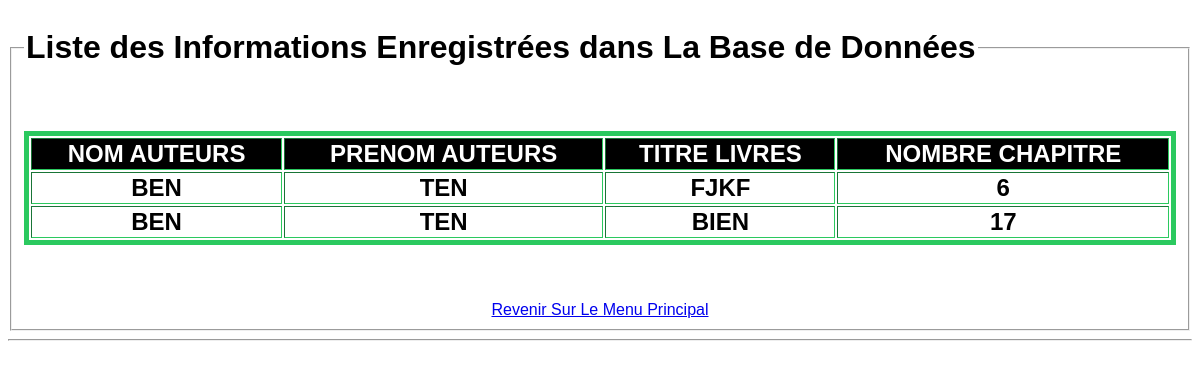
Page /Livres.php?IDAUTEUR=1 on the committed database.
### tables this page shows
CREATE TABLE IF NOT EXISTS `rediger` (
  `IDAUTEUR` int(11) NOT NULL,
  `IDLIVRE` int(11) NOT NULL,
  `NBRECHAPITRE` int(11) DEFAULT NULL,
  PRIMARY KEY (`IDAUTEUR`,`IDLIVRE`),
  KEY `FK_REDIGER2` (`IDLIVRE`)
);

CREATE TABLE IF NOT EXISTS `auteur` (
  `IDAUTEUR` int(11) NOT NULL AUTO_INCREMENT,
  `NOMAUTEUR` varchar(50) DEFAULT NULL,
  `PRENOMAUTEUR` varchar(50) DEFAULT NULL,
  `DATENAISSANCEAUTEUR` date DEFAULT NULL,
  PRIMARY KEY (`IDAUTEUR`)
);

CREATE TABLE IF NOT EXISTS `livre` (
  `IDLIVRE` int(11) NOT NULL AUTO_INCREMENT,
  `TITRELIVRE` varchar(20) DEFAULT NULL,
  `ANNEELIVRE` int(11) DEFAULT NULL,
  `CATEGORIELIVRE` varchar(20) DEFAULT NULL,
  `NBREPAGELIVRE` int(11) DEFAULT NULL,
  PRIMARY KEY (`IDLIVRE`)
);

### Livres.php (the view, shortened to what this page needs)
<?php
	$id=$_GET['IDAUTEUR'];
	require_once('connexion.php');
		$resultat = $con->query("SELECT A.NOMAUTEUR, A.PRENOMAUTEUR, L.TITRELIVRE, R.NBRECHAPITRE
									FROM auteur A, livre L, rediger R
									WHERE A.IDAUTEUR = R.IDAUTEUR
									AND R.IDLIVRE = L.IDLIVRE
									AND A.IDAUTEUR=$id");
?>
<!DOCTYPE HTML>
<html>
	<head>
	<link rel="stylesheet" type="text/css" href="monstyle.css">
	</head>
	<body><div><div><div>
				<fieldset><legend><div><H1>Liste des Informations Enregistrées dans La Base de Données</H1></div></legend><br>
					<center><H2><table border=2 cellspacing=2>
						<thead><tr>
								<th>NOM AUTEURS</th>
								<th>PRENOM AUTEURS</th>
								<th>TITRE LIVRES</th>
								<th>NOMBRE CHAPITRE</th>
							</tr></thead>
						<tbody>
							<?php while($VBLETABLE=$resultat->fetch()){?>
								<tr>
									<td align="center"><?php echo $VBLETABLE['NOMAUTEUR'] ?></td>
									<td align="center"><?php echo $VBLETABLE['PRENOMAUTEUR'] ?></td>
									<td align="center"><?php echo $VBLETABLE['TITRELIVRE'] ?></td>
									<td align="center"><?php echo $VBLETABLE['NBRECHAPITRE'] ?></td>
									<?php } ?>
						</tbody></table></H2><br><br><a href="index.php">Revenir Sur Le Menu Principal</a>
					</center></fieldset><hr></div></div></div>
	</body>
</html>

### Monstyle.css (style rules this page uses)
table { border:solid 5px rgb(43, 201, 95) ; width: 100%; }
html { font-family: 'Franklin Gothic Medium', 'Arial Narrow', Arial, sans-serif; font-weight: inherit 150px; }
th { background-color: black; color: white; }

### rows in the picture
rediger: IDAUTEUR.NOMAUTEUR "BEN", IDAUTEUR.PRENOMAUTEUR "TEN", IDLIVRE.TITRELIVRE "FJKF", NBRECHAPITRE "6"
rediger: IDAUTEUR.NOMAUTEUR "BEN", IDAUTEUR.PRENOMAUTEUR "TEN", IDLIVRE.TITRELIVRE "BIEN", NBRECHAPITRE "17"
